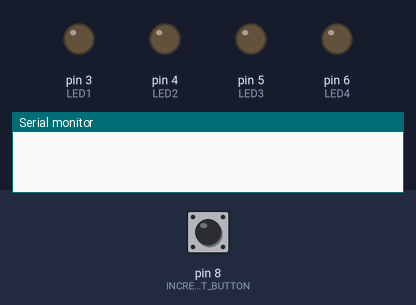
Bench run of a sketch on a simulated Arduino Uno, built with avr-gcc and run on an emulated ATmega328P. On the bench: output pins drawn as LEDs (lit = HIGH), the last lines printed to the serial monitor. Dashed ring = blinking. Inputs (shaded band) come from the test bench; at power-on: pin 8 (INCREMENT_BUTTON) LOW.

Above: at 1.2 s.
1.3 s: pin 8 (INCREMENT_BUTTON) pulled HIGH for 1 s
At 3.5 s:
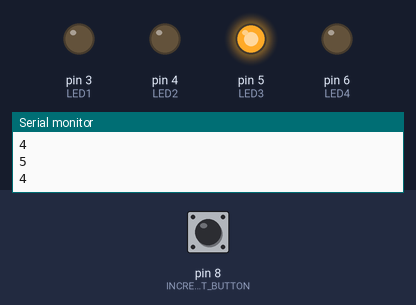
3.8 s: pin 8 (INCREMENT_BUTTON) pulled HIGH for 0.15 s
At 4.4 s:
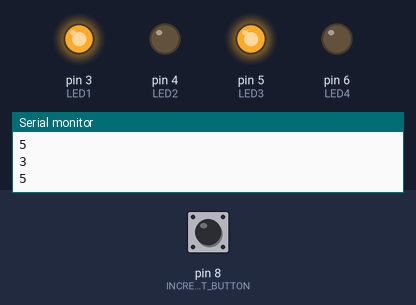
5.5 s: pin 8 (INCREMENT_BUTTON) pulled HIGH for 0.15 s
At 6.9 s:
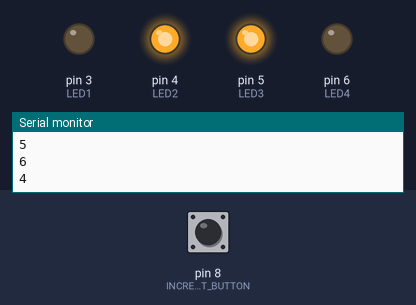
7.2 s: pin 8 (INCREMENT_BUTTON) pulled HIGH for 3.2 s
At 10.8 s:
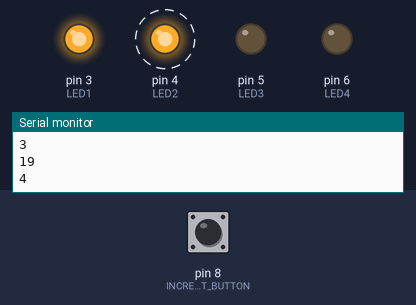
Timing chart, 0 to 12.3 s (numbered marks = the images above; inputs shaded):
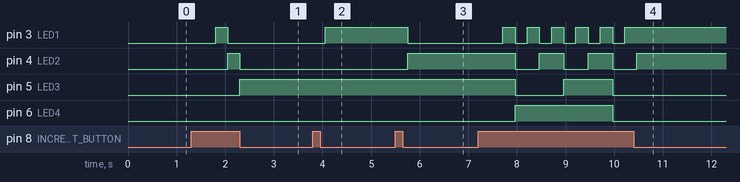

The sketch:

problem3.ino
```cpp
#define LED1 3
#define LED2 4
#define LED3 5
#define LED4 6
#define INCREMENT_BUTTON 8
#define RESET_BUTTON 11
#define POLLING_DELAY 250
#define SERIAL_NUMBER 9600
#define OFFSET 3
//offset represents the fact that LED 1 is PORT 3

//left to right, 1 is all the way on the left
int COUNTER;

void setup() {
  pinMode(LED1, OUTPUT);
  pinMode(LED2, OUTPUT);
  pinMode(LED3, OUTPUT);
  pinMode(LED4, OUTPUT);
  pinMode(INCREMENT_BUTTON, INPUT);
  COUNTER = 0;
  Serial.begin(SERIAL_NUMBER);
}

void binaryArray(int* arr) {
  int TEMP = COUNTER;
  int binaryArray[4] = {0};
  for (int i = 0; i < 4; i++) {
    arr[i] = TEMP % 2;
    TEMP /= 2;
  }
}

void loop() {

  // DECLARE THE ARRAY SIZE AND CALL HELPER
  int BINARY[4];
  binaryArray(BINARY);

  if (digitalRead(INCREMENT_BUTTON)) {
    delay(POLLING_DELAY);
    COUNTER += 1;

    // for (int i = 3; i >= 0; i--) {
    //   Serial.println(BINARY[i]);
    // }

    // Serial.println("NEW 4 BITS");
  }


  for (int i = 3; i >= 0; i--) {
    if (BINARY[i] == 1) {
      Serial.println(COUNTER);
      Serial.println(i+3);
      digitalWrite(i+OFFSET, HIGH);
    }
    else {
      digitalWrite(i+OFFSET, LOW);
    }
  }
}
```

Measured:
- after the input at 1.3 s, pin 3 (LED1): LOW → HIGH after 0.50 s, → LOW 0.25 s later; pin 4 (LED2): LOW → HIGH after 0.75 s, → LOW 0.25 s later; pin 5 (LED3): LOW → HIGH after 1.0 s
- after the input at 3.8 s, pin 3 (LED1): LOW → HIGH after 0.26 s
- after the input at 5.5 s, pin 3 (LED1): HIGH → LOW after 0.26 s; pin 4 (LED2): LOW → HIGH after 0.26 s
- after the input at 7.2 s, pin 3 (LED1): alternates HIGH for 0.25 s and LOW for 0.25 s, 11 changes in all, then stays HIGH, starting after 0.51 s; pin 4 (LED2): alternates HIGH for 0.50 s and LOW for 0.50 s, 6 changes in all, then stays HIGH, starting after 0.76 s
